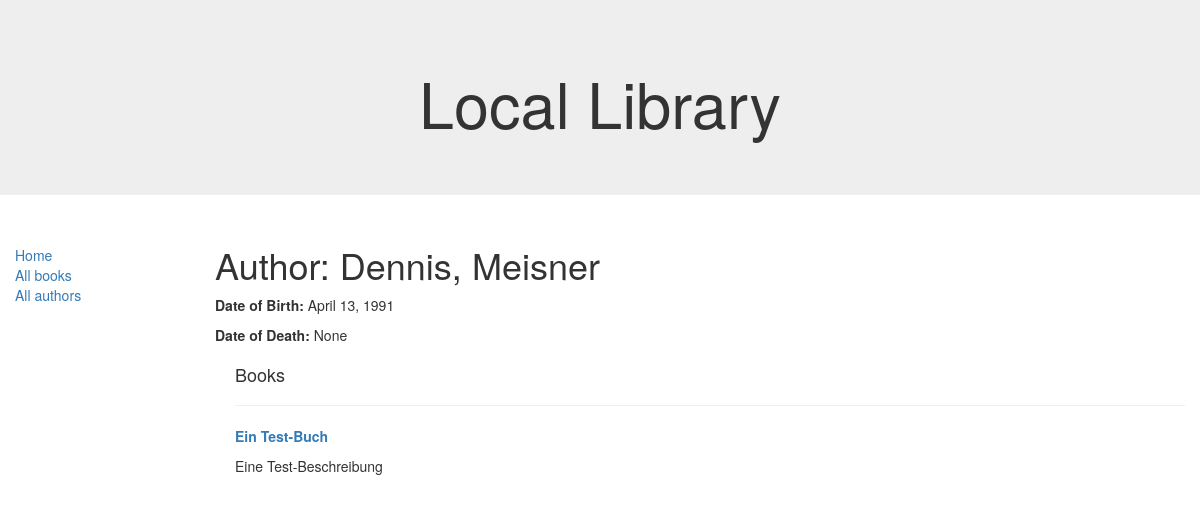
Page /catalog/authors/1 on the committed database.
### catalog/models.py (models this page shows, shortened)
class Author(models.Model):
    first_name = models.CharField(max_length=100)
    last_name = models.CharField(max_length=100)
    date_of_birth = models.DateField(null=True, blank=True)
    date_of_death = models.DateField('Died', null=True, blank=True)

class Book(models.Model):
    title = models.CharField(max_length=200)
    author = models.ForeignKey('Author', on_delete=models.SET_NULL, null=True)
    summary = models.TextField(max_length=1000, help_text="Enter a brief description.")
    isbn = models.CharField('ISBN', max_length=13, help_text="13 Characters.")
    genre = models.ManyToManyField(Genre, help_text="Select a genre for the book.")
    def get_absolute_url(self):
        return reverse('book-detail', args=[str(self.id)])
    def display_genre(self):
        """Creates a string for the genre."""
        return ', '.join([genre.name for genre in self.genre.all()[:3]])
    display_genre.short_description = 'Genre'

### catalog/views.py (the view)
# urls.py: url(r'^authors/(?P<pk>\d+)$', views.AuthorDetailView.as_view(), name='author-detail'),
class AuthorDetailView(generic.DetailView):
    model = Author

### catalog/templates/catalog/author_detail.html
{% extends "base_generic.html" %}
{% block content %}
    <h1>Author: {{ author.first_name }}, {{ author.last_name }}</h1>
    <p><strong>Date of Birth:</strong> {{ author.date_of_birth }}</p>
    <p><strong>Date of Death:</strong> {{ author.date_of_death }}</p>
    <div style="margin-left:20px;margin-top:20px">
        <h4>Books</h4>
        {% for book in author.book_set.all %}
        <hr>
        <p><strong><a href="{{ book.get_absolute_url }}">{{ book.title }}</a></strong></p>
        <p>{{ book.summary }}</p>
        {% endfor %}
    </div>
{% endblock %}

### rows in the picture
Author: first_name "Dennis", last_name "Meisner", date_of_birth "April 13, 1991", date_of_death "None"
Book: title "Ein Test-Buch", summary "Eine Test-Beschreibung"
